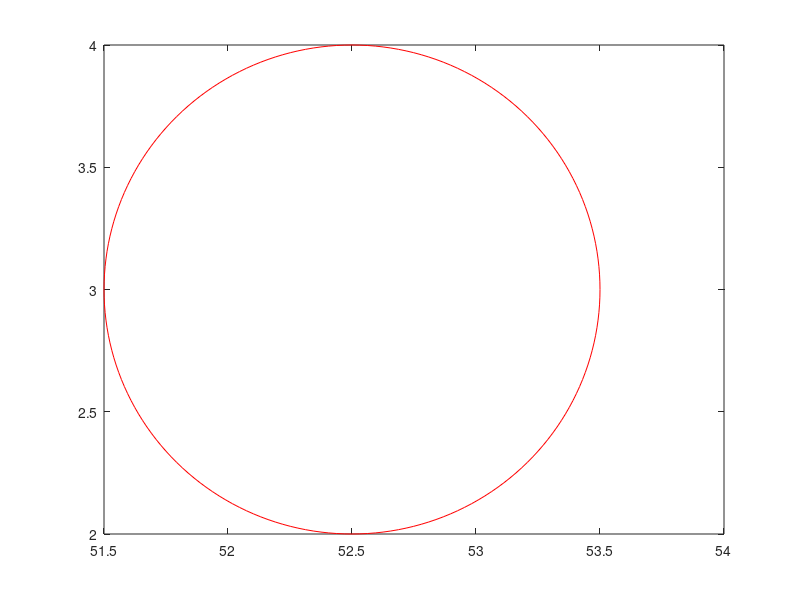

Here is the MATLAB script that generated this plot:
%Circle
clear,clc;
r = 1;
theta = 0:pi/100:2*pi;
X = 2 + r * cos(theta);
Y = 3 + r * sin(theta);
h = plot(X,Y,'r');

k =0 ;
while k<1
    k = k + 0.01;
    X = X + k;
    set(h,'XData',X,'YData',Y)
    
    drawnow
end
